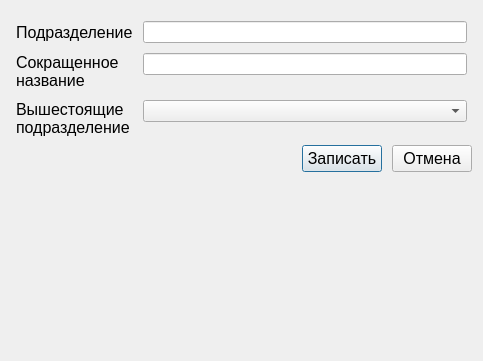
<?xml version="1.0" encoding="UTF-8"?>
<ui version="4.0">
 <class>Dialog_unit_new</class>
 <widget class="QDialog" name="Dialog_unit_new">
  <property name="geometry">
   <rect>
    <x>0</x>
    <y>0</y>
    <width>483</width>
    <height>361</height>
   </rect>
  </property>
  <property name="windowTitle">
   <string>Dialog</string>
  </property>
  <layout class="QVBoxLayout" name="verticalLayout_2">
   <item>
    <layout class="QVBoxLayout" name="verticalLayout">
     <item>
      <layout class="QFormLayout" name="formLayout">
       <property name="formAlignment">
        <set>Qt::AlignLeading|Qt::AlignLeft|Qt::AlignVCenter</set>
       </property>
       <property name="horizontalSpacing">
        <number>10</number>
       </property>
       <property name="verticalSpacing">
        <number>10</number>
       </property>
       <property name="leftMargin">
        <number>5</number>
       </property>
       <property name="topMargin">
        <number>10</number>
       </property>
       <property name="rightMargin">
        <number>5</number>
       </property>
       <property name="bottomMargin">
        <number>2</number>
       </property>
       <item row="0" column="0">
        <widget class="QLabel" name="label">
         <property name="font">
          <font>
           <family>Arial</family>
           <pointsize>12</pointsize>
           <weight>50</weight>
           <bold>false</bold>
          </font>
         </property>
         <property name="text">
          <string>Подразделение</string>
         </property>
        </widget>
       </item>
       <item row="0" column="1">
        <widget class="QLineEdit" name="Edit_Unit"/>
       </item>
       <item row="1" column="0">
        <widget class="QLabel" name="label_2">
         <property name="font">
          <font>
           <family>Arial</family>
           <pointsize>12</pointsize>
           <weight>50</weight>
           <bold>false</bold>
          </font>
         </property>
         <property name="text">
          <string>Сокращенное 
название</string>
         </property>
        </widget>
       </item>
       <item row="1" column="1">
        <widget class="QLineEdit" name="Edit_Short_Unit"/>
       </item>
       <item row="2" column="0">
        <widget class="QLabel" name="label_3">
         <property name="font">
          <font>
           <family>Arial</family>
           <pointsize>12</pointsize>
           <weight>50</weight>
           <bold>false</bold>
          </font>
         </property>
         <property name="text">
          <string>Вышестоящие 
подразделение</string>
         </property>
        </widget>
       </item>
       <item row="2" column="1">
        <widget class="QComboBox" name="CB_unit"/>
       </item>
      </layout>
     </item>
     <item>
      <layout class="QHBoxLayout" name="horizontalLayout_6">
       <property name="spacing">
        <number>10</number>
       </property>
       <item>
        <spacer name="horizontalSpacer">
         <property name="orientation">
          <enum>Qt::Horizontal</enum>
         </property>
         <property name="sizeHint" stdset="0">
          <size>
           <width>40</width>
           <height>20</height>
          </size>
         </property>
        </spacer>
       </item>
       <item>
        <widget class="QPushButton" name="btnUnit_Ok">
         <property name="font">
          <font>
           <pointsize>12</pointsize>
          </font>
         </property>
         <property name="text">
          <string>Записать</string>
         </property>
        </widget>
       </item>
       <item>
        <widget class="QPushButton" name="btnUnit_Cancel">
         <property name="font">
          <font>
           <pointsize>12</pointsize>
          </font>
         </property>
         <property name="text">
          <string>Отмена</string>
         </property>
        </widget>
       </item>
      </layout>
     </item>
    </layout>
   </item>
   <item>
    <spacer name="verticalSpacer">
     <property name="orientation">
      <enum>Qt::Vertical</enum>
     </property>
     <property name="sizeHint" stdset="0">
      <size>
       <width>20</width>
       <height>40</height>
      </size>
     </property>
    </spacer>
   </item>
  </layout>
 </widget>
 <resources/>
 <connections/>
</ui>
